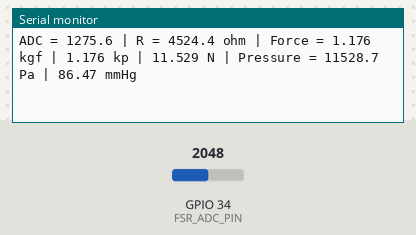
The sketch below on a simulated ESP32. On the bench: the last lines printed to the serial monitor. The inputs (shaded band) are chosen by the test bench; at power-on: GPIO 34 (FSR_ADC_PIN) = 2048 (analog values on the 0–4095 scale).

Above: at 7.2 s.
7.3 s: GPIO 34 (FSR_ADC_PIN) set to 2866
At 7.52 s:
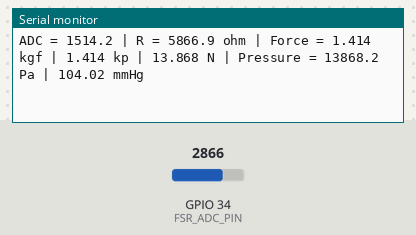
8.8 s: GPIO 34 (FSR_ADC_PIN) set to 3603
At 8.81 s:
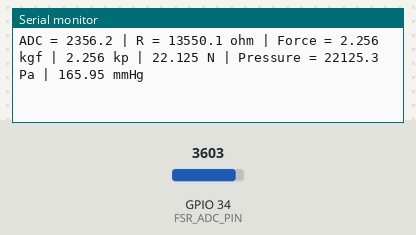
Timing chart, 0 to 11.8 s (numbered marks = the images above; inputs shaded):
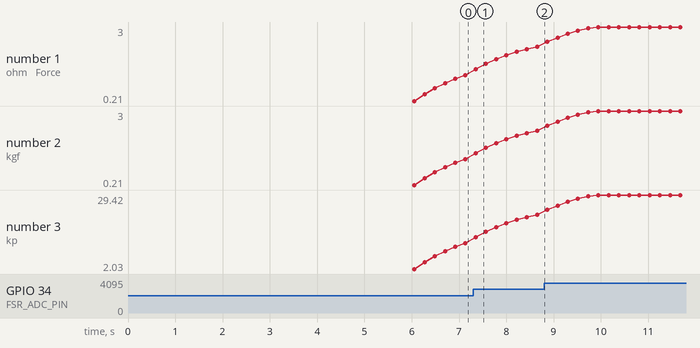

The sketch:

FSRsensor.ino
```cpp
/*
 * FSR FORCE -> PRESSURE CONVERSION
 *
 * Conversion:
 * ADC
 *  ↓
 * FSR Resistance
 *  ↓
 * Force (kgf / kp)
 *  ↓
 * Force (N)
 *  ↓
 * Pressure (Pa)
 *  ↓
 * Pressure (mmHg)
 *
 * ESP32 Arduino
 */

#include <Arduino.h>
#include <math.h>

/* =========================================================
 *                    PIN CONFIGURATION
 * ========================================================= */

#define FSR_ADC_PIN       34
#define FSR_ZERO_ADC 1783.0f

/* =========================================================
 *                    ADC CONFIGURATION
 * ========================================================= */

#define ADC_MAX_VALUE     4095.0f
#define ADC_VREF          3.3f

/* ESP32 ADC attenuation */
#define FSR_ADC_ATTENUATION ADC_11db

/* =========================================================
 *                VOLTAGE DIVIDER CONFIGURATION
 *
 *        3.3V
 *         |
 *        R_FIXED
 *         |
 *         +------ ADC
 *         |
 *        FSR
 *         |
 *        GND
 *
 * Vadc = Vcc * R_FSR / (R_FIXED + R_FSR)
 *
 * Therefore:
 *
 * R_FSR = R_FIXED * Vadc / (Vcc - Vadc)
 * ========================================================= */

#define VCC_FSR            3.3f
#define R_FIXED_OHMS       10000.0f

/* =========================================================
 *                  MECHANICAL PARAMETERS
 * ========================================================= */

/*
 * Effective force area.
 *
 * Example:
 * 10 cm² = 0.001 m²
 *
 * CHANGE THIS VALUE according to your actual sensor/cuff
 * effective contact area.
 */

#define EFFECTIVE_AREA_CM2    10.0f

#define EFFECTIVE_AREA_M2 \
    (EFFECTIVE_AREA_CM2 * 0.0001f)

/* =========================================================
 *                  PHYSICAL CONSTANTS
 * ========================================================= */

#define KG_FORCE_TO_NEWTON    9.80665f
#define PA_PER_MMHG           133.322368f

/* =========================================================
 *                FSR CALIBRATION TABLE
 *
 * IMPORTANT:
 *
 * These are EXAMPLE values only.
 *
 * You MUST replace them with your measured calibration
 * values.
 *
 * ADC -> Force kgf
 *
 * The table should be generated using known weights.
 * ========================================================= */

#define CAL_POINTS 7

const float calibrationADC[CAL_POINTS] =
{
    100.0f,
    600.0f,
    1100.0f,
    1600.0f,
    2100.0f,
    2600.0f,
    3100.0f
};

const float calibrationKg[CAL_POINTS] =
{
    0.0f,
    0.5f,
    1.0f,
    1.5f,
    2.0f,
    2.5f,
    3.0f
};

/* =========================================================
 *                     FILTER CONFIG
 * ========================================================= */

#define FILTER_SAMPLES       20

float adcFiltered = 0.0f;

/* =========================================================
 *                     FUNCTION PROTOTYPES
 * ========================================================= */

float readFSRADC(void);
float calculateFSRResistance(float adc);
float interpolateForceKg(float adc);
float calculateForceNewton(float forceKg);
float calculatePressurePa(float forceNewton);
float calculatePressureMmHg(float forceNewton);

float lowPassFilter(float previous, float input, float alpha);

void printMeasurements(float adc,
                       float resistance,
                       float forceKg,
                       float forceN,
                       float pressurePa,
                       float pressureMmHg);
float zeroOffset = 0.0f;

void calibrateFSRZero(void)
{
    const uint16_t samples = 200;

    uint64_t total = 0;

    Serial.println("Remove all force from FSR...");
    delay(3000);

    for (uint16_t i = 0; i < samples; i++)
    {
        total += analogRead(FSR_ADC_PIN);
        delay(10);
    }

    zeroOffset = (float)total / samples;

    Serial.print("FSR ZERO ADC = ");
    Serial.println(zeroOffset, 2);
}

/* =========================================================
 *                         SETUP
 * ========================================================= */

void setup(void)
{
    Serial.begin(115200);

    delay(1000);

    analogReadResolution(12);

    analogSetPinAttenuation(
        FSR_ADC_PIN,
        FSR_ADC_ATTENUATION
    );

    Serial.println();
    Serial.println("========================================");
    Serial.println("       FSR FORCE / PRESSURE TEST");
    Serial.println("========================================");

    Serial.print("FSR ADC Pin          : ");
    Serial.println(FSR_ADC_PIN);

    Serial.print("Fixed resistor       : ");
    Serial.print(R_FIXED_OHMS);
    Serial.println(" ohm");

    Serial.print("Effective area       : ");
    Serial.print(EFFECTIVE_AREA_CM2);
    Serial.println(" cm2");

    Serial.print("Effective area       : ");
    Serial.print(EFFECTIVE_AREA_M2, 6);
    Serial.println(" m2");

    Serial.println();
    Serial.println("Starting measurements...");
    Serial.println();
    calibrateFSRZero();
}

/* =========================================================
 *                          LOOP
 * ========================================================= */

void loop(void)
{
    /* ---------------------------------------------
     * 1. Read ADC
     * --------------------------------------------- */

    float adc = readFSRADC();

    /* ---------------------------------------------
     * 2. Filter ADC
     * --------------------------------------------- */

    adcFiltered = lowPassFilter(
        adcFiltered,
        adc,
        0.15f
    );

    /* ---------------------------------------------
     * 3. Calculate FSR resistance
     * --------------------------------------------- */

    float resistance =
        calculateFSRResistance(adcFiltered);

    /* ---------------------------------------------
     * 4. Convert ADC -> kgf
     * --------------------------------------------- */

    float forceKg =
        interpolateForceKg(adcFiltered);

    /* ---------------------------------------------
     * 5. kgf -> Newton
     * --------------------------------------------- */

    float forceN =
        calculateForceNewton(forceKg);

    /* ---------------------------------------------
     * 6. Newton -> Pascal
     * --------------------------------------------- */

    float pressurePa =
        calculatePressurePa(forceN);

    /* ---------------------------------------------
     * 7. Pascal -> mmHg
     * --------------------------------------------- */

    float pressureMmHg =
        calculatePressureMmHg(forceN);

    /* ---------------------------------------------
     * 8. Print results
     * --------------------------------------------- */

    printMeasurements(
        adcFiltered,
        resistance,
        forceKg,
        forceN,
        pressurePa,
        pressureMmHg
    );

    delay(200);
}

/* =========================================================
 *                    READ FSR ADC
 * ========================================================= */

float readFSRADC(void)
{
    uint32_t total = 0;

    for (uint8_t i = 0; i < FILTER_SAMPLES; i++)
    {
        total += analogRead(FSR_ADC_PIN);

        delayMicroseconds(500);
    }

    return (float)total / FILTER_SAMPLES;
}

/* =========================================================
 *                ADC -> FSR RESISTANCE
 * ========================================================= */

float calculateFSRResistance(float adc)
{
    if (adc <= 0.0f)
    {
        return INFINITY;
    }

    if (adc >= ADC_MAX_VALUE)
    {
        return 0.0f;
    }

    float voltage =
        (adc / ADC_MAX_VALUE) * VCC_FSR;

    if (voltage >= VCC_FSR)
    {
        return 0.0f;
    }

    float resistance =
        R_FIXED_OHMS *
        voltage /
        (VCC_FSR - voltage);

    return resistance;
}

/* =========================================================
 *            ADC -> FORCE USING LOOKUP TABLE
 *
 * Linear interpolation between calibration points.
 * ========================================================= */

float interpolateForceKg(float adc)
{
    /*
     * Below minimum calibration point
     */

    if (adc <= calibrationADC[0])
    {
        return calibrationKg[0];
    }

    /*
     * Above maximum calibration point
     */

    if (adc >= calibrationADC[CAL_POINTS - 1])
    {
        return calibrationKg[CAL_POINTS - 1];
    }

    /*
     * Find calibration interval
     */

    for (uint8_t i = 0; i < CAL_POINTS - 1; i++)
    {
        if (adc >= calibrationADC[i] &&
            adc <= calibrationADC[i + 1])
        {
            float adc1 = calibrationADC[i];
            float adc2 = calibrationADC[i + 1];

            float kg1 = calibrationKg[i];
            float kg2 = calibrationKg[i + 1];

            float ratio =
                (adc - adc1) /
                (adc2 - adc1);

            return kg1 +
                   ratio * (kg2 - kg1);
        }
    }

    return 0.0f;
}

/* =========================================================
 *                  kgf -> NEWTON
 * ========================================================= */

float calculateForceNewton(float forceKg)
{
    return forceKg * KG_FORCE_TO_NEWTON;
}

/* =========================================================
 *                  NEWTON -> PASCAL
 * ========================================================= */

float calculatePressurePa(float forceNewton)
{
    if (EFFECTIVE_AREA_M2 <= 0.0f)
    {
        return 0.0f;
    }

    return forceNewton /
           EFFECTIVE_AREA_M2;
}

/* =========================================================
 *                 NEWTON -> mmHg
 * ========================================================= */

float calculatePressureMmHg(float forceNewton)
{
    float pressurePa =
        calculatePressurePa(forceNewton);

    return pressurePa /
           PA_PER_MMHG;
}

/* =========================================================
 *                    LOW PASS FILTER
 * ========================================================= */

float lowPassFilter(float previous,
                    float input,
                    float alpha)
{
    return previous +
           alpha * (input - previous);
}

/* =========================================================
 *                    PRINT DATA
 * ========================================================= */

void printMeasurements(float adc,
                       float resistance,
                       float forceKg,
                       float forceN,
                       float pressurePa,
                       float pressureMmHg)
{
    Serial.print("ADC = ");
    Serial.print(adc, 1);

    Serial.print(" | R = ");

    if (isinf(resistance))
    {
        Serial.print("INF");
    }
    else
    {
        Serial.print(resistance, 1);
        Serial.print(" ohm");
    }

    Serial.print(" | Force = ");
    Serial.print(forceKg, 3);
    Serial.print(" kgf");

    Serial.print(" | ");
    Serial.print(forceKg, 3);
    Serial.print(" kp");

    Serial.print(" | ");
    Serial.print(forceN, 3);
    Serial.print(" N");

    Serial.print(" | Pressure = ");
    Serial.print(pressurePa, 1);
    Serial.print(" Pa");

    Serial.print(" | ");
    Serial.print(pressureMmHg, 2);
    Serial.println(" mmHg");
}
```

Measured:
- after the input at 7.3 s, the serial monitor: prints a new line after 0.05 s (image 1)
- plotted number 1: 1.18 → 2.26 after the input at 7.3 s, 2.26 → 3 after the input at 8.8 s
- plotted number 2: 1.18 → 2.26 after the input at 7.3 s, 2.26 → 3 after the input at 8.8 s
- plotted number 3: 11.53 → 22.12 after the input at 7.3 s, 22.12 → 29.42 after the input at 8.8 s
